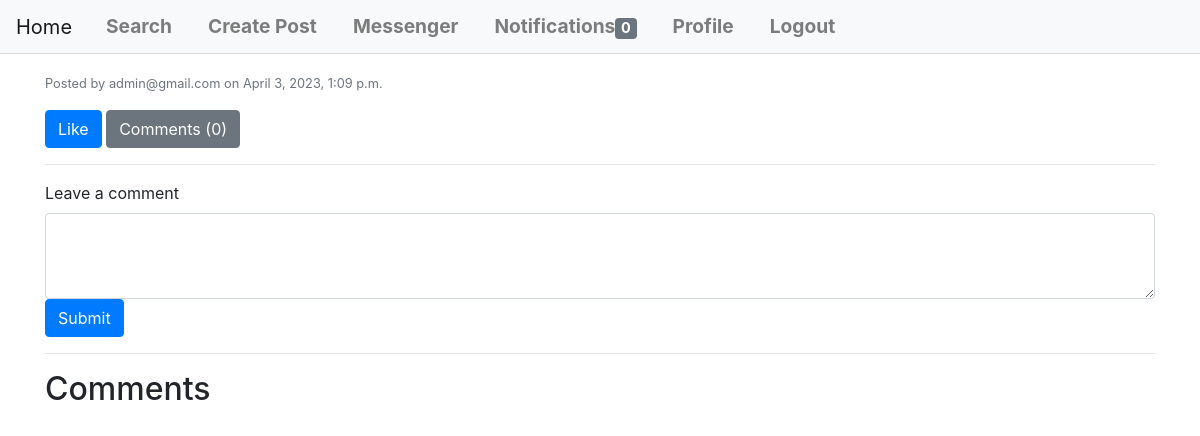
Before: /post/5/ (signed in) with the older database file.
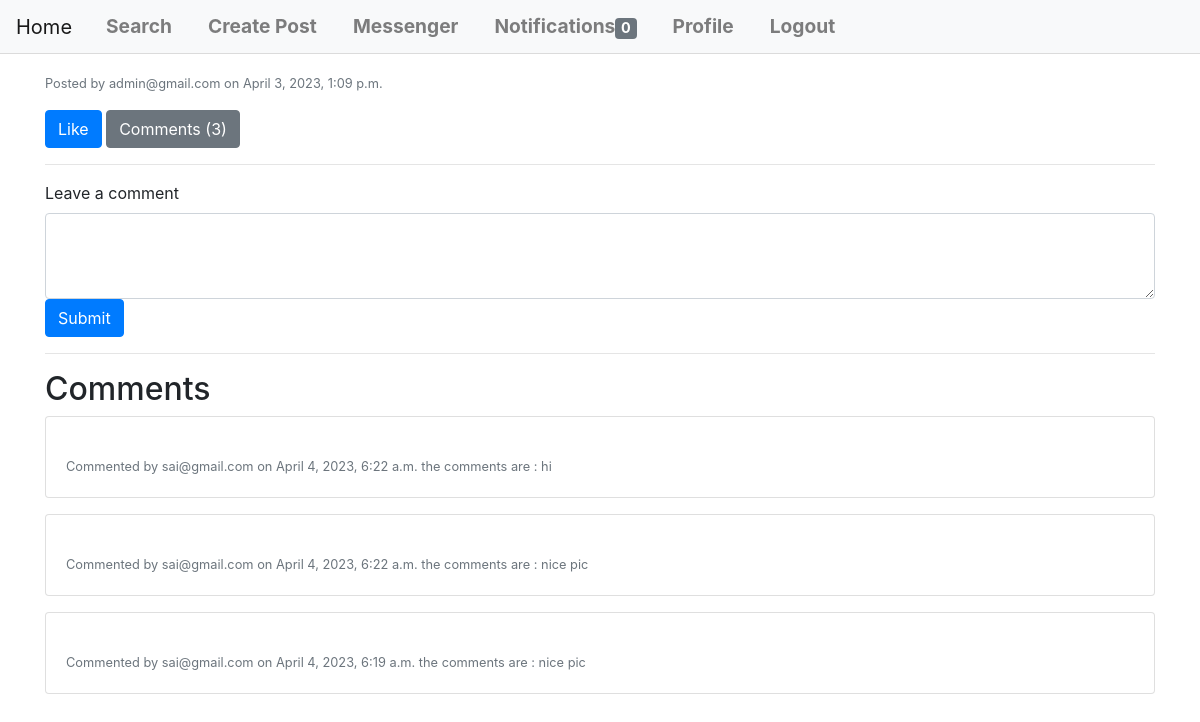
After: the same page with the newer database file.
### socialmediaapp/models.py (models this page shows, shortened)
class Post(models.Model):
    user = models.ForeignKey(User, on_delete=models.CASCADE)
    image = models.ImageField(upload_to='posts', null=True, blank=True)  # Update to ImageField
    video = models.FileField(upload_to='posts/videos/', null=True, blank=True)  # Add a new FileField for video
    caption = models.CharField(max_length=255)
    created_date = models.DateTimeField(auto_now_add=True)
    likes = models.ManyToManyField(User, related_name='liked_posts')

class CustomUser(AbstractBaseUser,PermissionsMixin):
    email = models.EmailField(unique=True)
    first_name = models.CharField(max_length=30)
    last_name = models.CharField(max_length=30)
    is_active = models.BooleanField(default=True)
    is_staff = models.BooleanField(default=False)
    is_superuser = models.BooleanField(default=False)
    USERNAME_FIELD = 'email'
    REQUIRED_FIELDS = ['first_name', 'last_name']
    objects = CustomUserManager()

class Comment(models.Model):
    user = models.ForeignKey(User, on_delete=models.CASCADE)
    post = models.ForeignKey(Post, on_delete=models.CASCADE, related_name='comments')
    text = models.CharField(max_length=255)
    created_date = models.DateTimeField(auto_now_add=True)

### socialmediaapp/views.py (the view)
# urls.py: path('post/<int:post_id>/', post_detail, name='post_detail'),
@login_required
def post_detail(request, post_id):
    post = get_object_or_404(Post, id=post_id)
    comments = post.comments.order_by('-created_date')
    if request.method == 'POST':
        form = CommentForm(request.POST)
        if form.is_valid():
            comment = form.save(commit=False)
            comment.post = post
            comment.user = request.user
            comment.save()
            return redirect('post_detail', post_id=post.id)
    else:
        form = CommentForm()
    return render(request, 'post_detail.html', {'post': post, 'form': form, 'comments': comments})

### socialmediaapp/forms.py
class CommentForm(forms.ModelForm):
    class Meta:
        model = Comment
        fields = ['text']

### socialmediaapp/templates/post_detail.html (shortened to what this page needs)
{% extends 'base.html' %}
{% block content %}
  <p><small class="text-muted">Posted by {{ post.user.email }} on {{ post.created_date }}</small></p>
  {% if request.user.is_authenticated %}
    {% if request.user in post.likes.all %}
      <form action="{% url 'post_like' post.id %}" method="post" style="display: inline;">
        {% csrf_token %}
        <button type="submit" class="btn btn-danger">Unlike</button>
      </form>
    {% else %}
      <form action="{% url 'post_like' post.id %}" method="post" style="display: inline;">
        <button type="submit" class="btn btn-primary">Like</button>
      </form>
    {% endif %}
    <a href="{% url 'post_detail' post.id %}#comments" class="btn btn-secondary">Comments ({{ post.comments.count }})</a>
    <hr>
    <form method="post">
      <div class="form-group">
        <label for="comment">Leave a comment</label>
        <textarea class="form-control" id="comment" name="text" rows="3" required></textarea>
        <button type="submit" class="btn btn-primary">Submit</button>
      </div>
    </form>
  {% else %}
    <hr>
    <p>Please <a href="{% url 'login' %}?next={{ request.path }}">log in</a> to like and comment on this post.</p>
  {% endif %}
  <hr>
  <div id="comments">
    <h2>Comments</h2>
    {% for comment in comments %}
    <div class="card mb-3">
      <div class="card-body">
        <p class="card-text"><small class="text-muted">Commented by {{ comment.user.email }} on {{ comment.created_date }}
          the comments are : {{comment.text}}
        </small></p>
      </div>
    </div>
    {% endfor %}
  </div>
  {% endblock %}

Changed rows visible on the page:
computed for Post "admin@gmail.com": comments.count "0" → "3"
added Comment: user.email "sai@gmail.com", created_date "April 4, 2023, 6:22 a.m.", text "hi"
added Comment: user.email "sai@gmail.com", created_date "April 4, 2023, 6:22 a.m.", text "nice pic"
added Comment: user.email "sai@gmail.com", created_date "April 4, 2023, 6:19 a.m.", text "nice pic"
